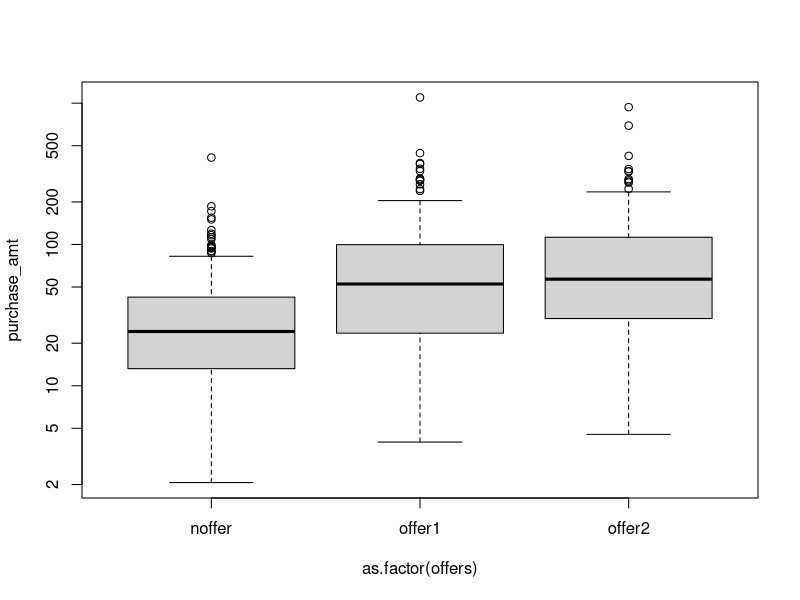
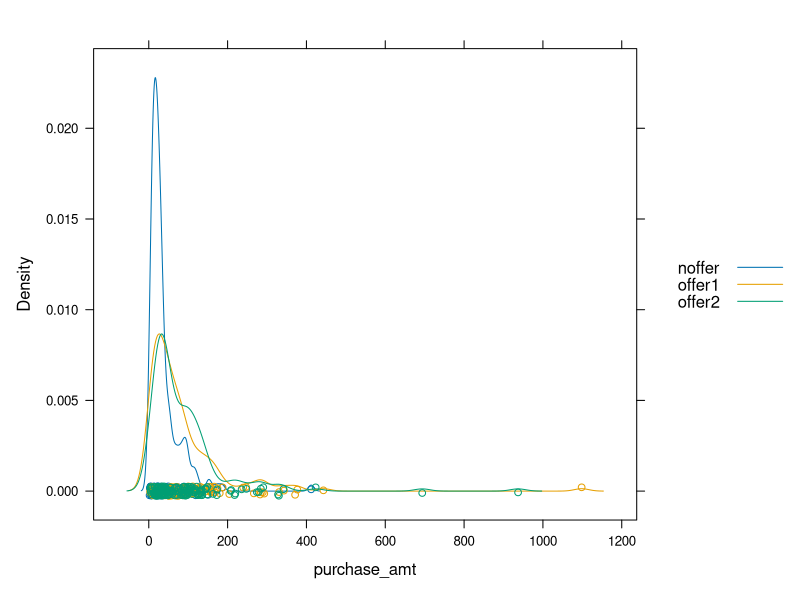
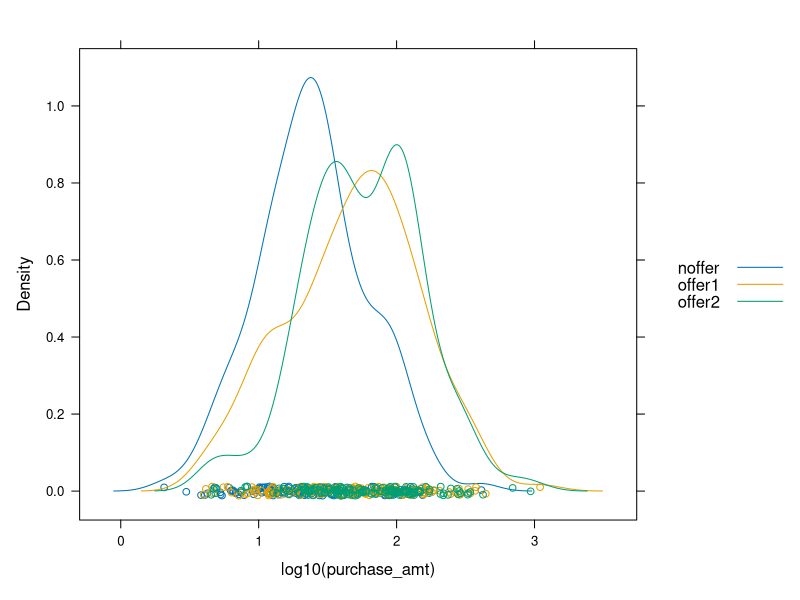
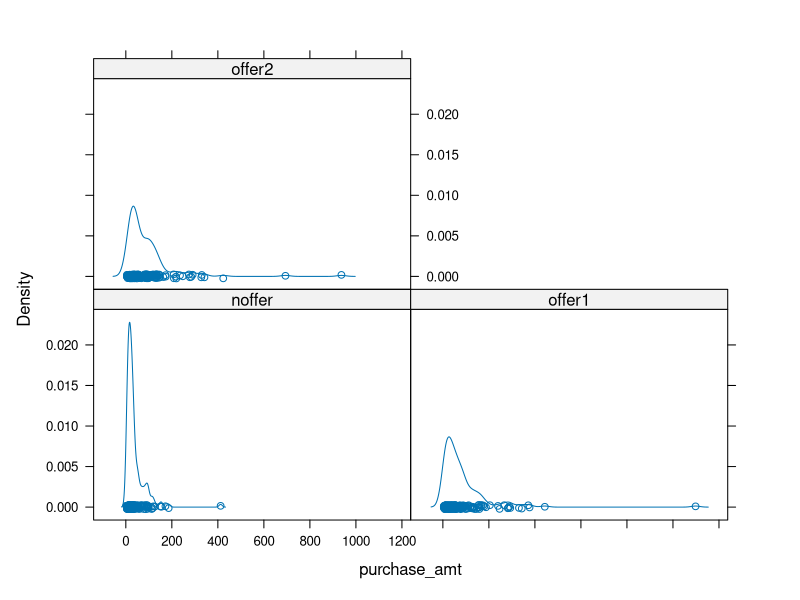
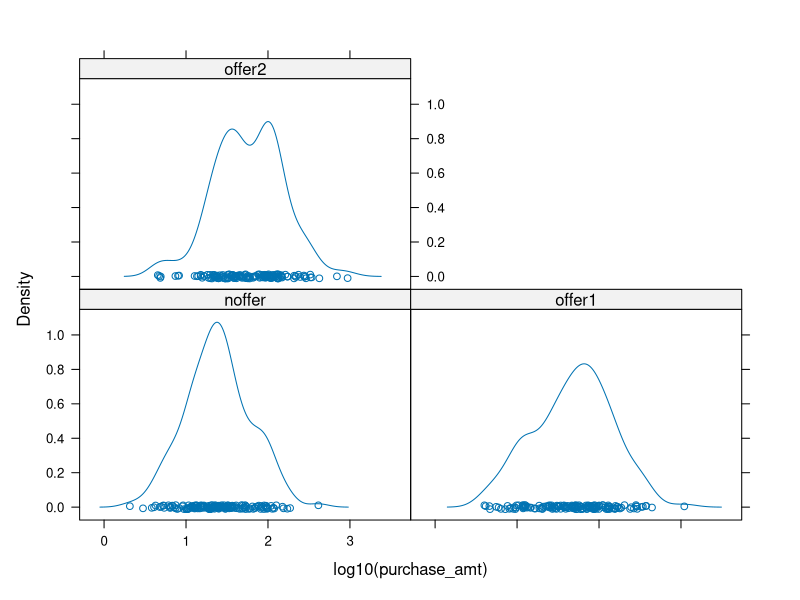

Write R code to recreate these figures, in order.
## ---- chunk 1
offers = sample(c ("noffer", "offer1", "offer2"), size=500, replace=T)
purchasesize = ifelse(offers=="noffer", rlnorm(500, meanlog=log(25)), ifelse(offers=="offer1", rlnorm(500, meanlog=log(50)), rlnorm(500, meanlog=log(55)))) 
offertest = data.frame(offer=offers, purchase_amt=purchasesize)
#summary(offertest)
aggregate(x=offertest$purchase_amt, by=list(offertest$offer), FUN="mean") 
## ---- chunk 2
boxplot(purchase_amt ~ as.factor(offers), data=offertest, log="y")
## ---- chunk 3
model = aov((purchase_amt ~ offers), data=offertest)
summary(model) 	
## ---- chunk 4
TukeyHSD(model)
## ---- chunk 5
library(lattice) 	
densityplot(~ purchase_amt, group=offers, data=offertest, auto.key=T) 	
## ---- chunk 6
densityplot(~ log10(purchase_amt), group=offers, data=offertest, auto.key=T) 	

## ---- chunk 7
densityplot(~purchase_amt | offers, data=offertest) 	
## ---- chunk 8
densityplot(~log10(purchase_amt) | offers, data=offertest)
## ---- chunk 9
x = rnorm(10) # distribution centered at 0 
y = rnorm(10,2) # distribution centered at 2	
pooled.var = function(x, y) { 
nx = length(x) 
ny = length(y) 
stdx = sd(x) 
stdy = sd(y) 
num = (nx-1)*stdx^2 + (ny-1)*stdy^2 
denom = nx+ny-2 # degrees of freedom 
(num/denom) * (1/nx + 1/ny) 
} 	
## ---- chunk 10
mx = mean(x) 
## ---- chunk 11
my = mean(y) 
## ---- chunk 12
mx - my 
## ---- chunk 13
pooled.var(x,y) 	
## ---- chunk 14
tstat = (mx - my)/sqrt(pooled.var(x,y)) 
tstat 
## ---- chunk 15
t.test(x, y, var.equal=T) 	
